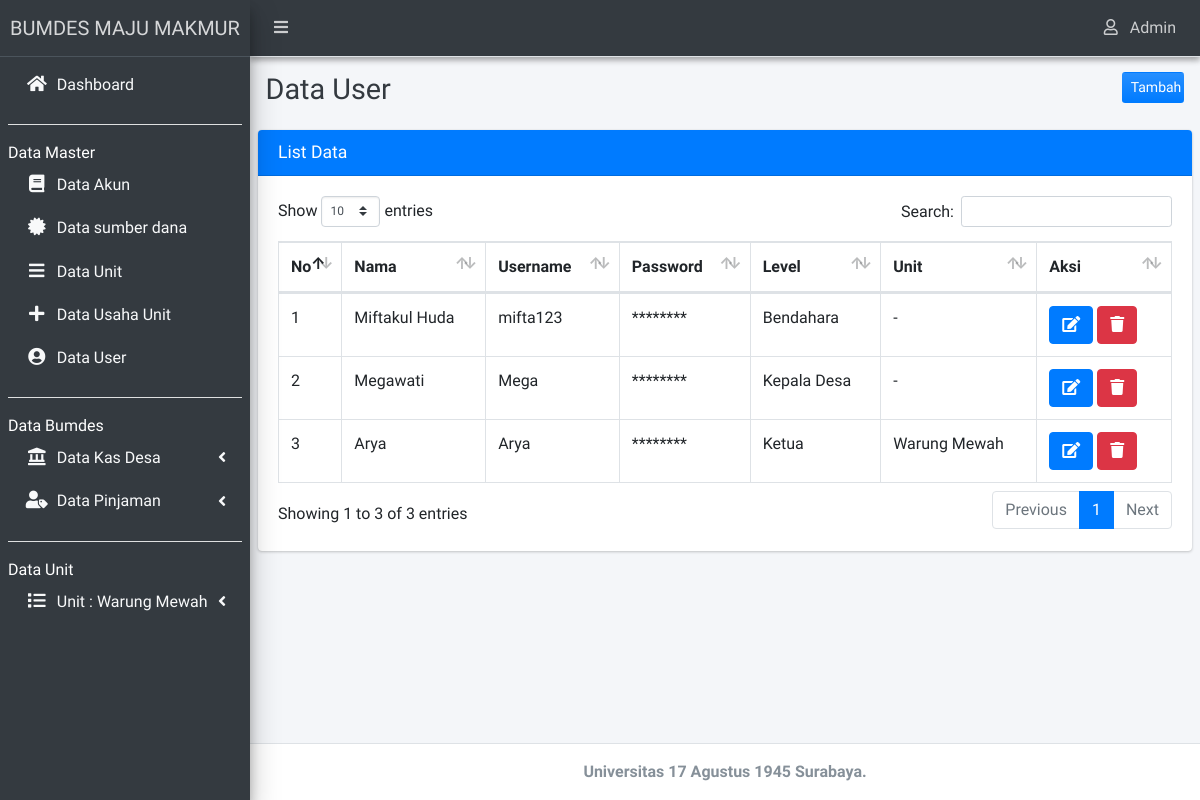
/admin/index.php?hal=user (signed in), run on an earlier commit of the app's database.
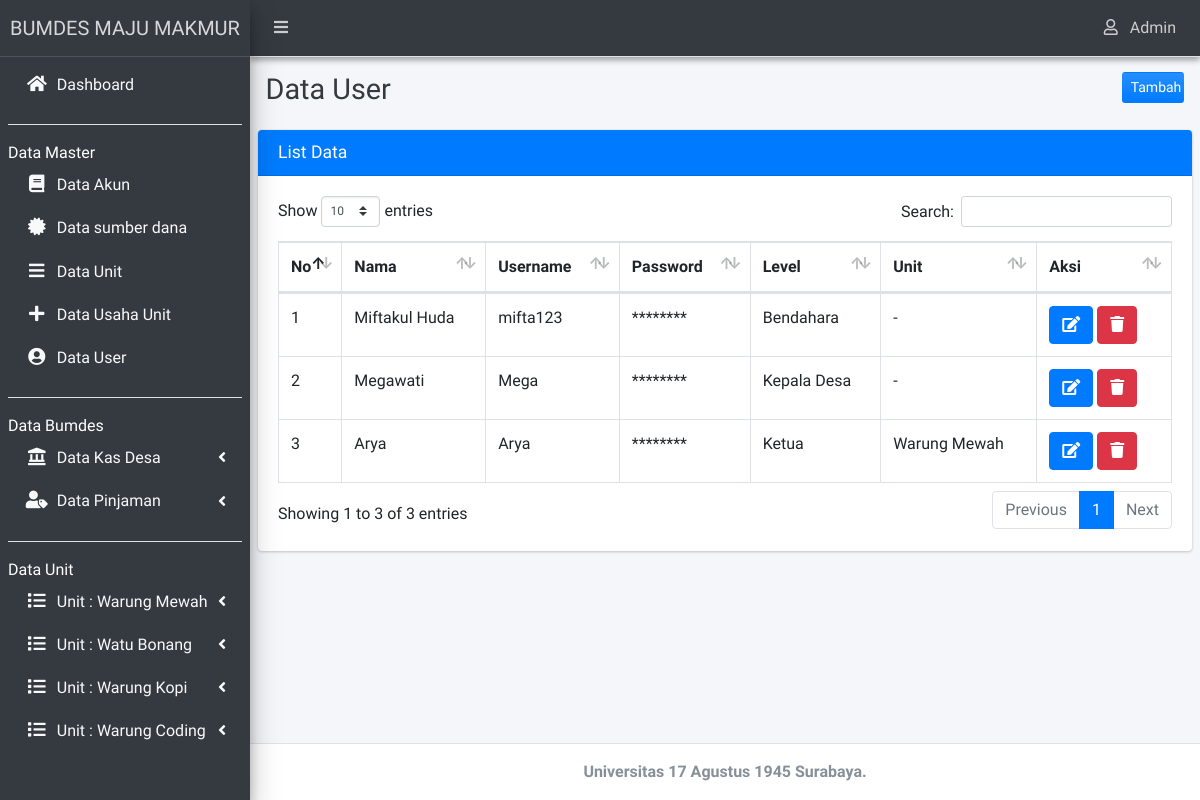
And on a later commit of the database.
### tables this page shows
CREATE TABLE `tb_unit` (
  `id_unit` int(11) NOT NULL,
  `nama_unit` varchar(30) DEFAULT NULL
);

CREATE TABLE `tb_user` (
  `id_user` int(11) NOT NULL,
  `nama` varchar(100) NOT NULL,
  `username` varchar(100) NOT NULL,
  `password` varchar(100) NOT NULL,
  `id_unit` varchar(20) NOT NULL,
  `level_user` varchar(50) NOT NULL
);

### admin/user.php (the view, shortened to what the changed rows need)
<?php
  require_once '../setting/koneksi.php';
?>
<div class="content-header">
  <div class="container-fluid">
    <div class="row mb-2">
      <div class="col-sm-6">
        <h1 class="m-0 text-dark">Data User</h1>
      </div>
    </div>
  </div>
</div>
<section class="content">
  <div class="row">
    <div class="col-12">
      <div class="card card-primary">
        <div class="card-body">
          <table id="example2" class="table table-bordered table-hover">
            <thead>
              <tr>
                <th>No</th>
                <th>Nama</th>
                <th>Username</th>
                <th>Password</th>
                <th>Level</th>
                <th>Unit</th>
                <th>Aksi</th>
              </tr>
            </thead>
            <tbody>
              <?php
                $query      = "SELECT * FROM tb_user LEFT JOIN tb_unit ON tb_user.id_unit = tb_unit.id_unit WHERE tb_user.level_user NOT IN ('Admin')";
                $result     = $mysqli->query($query);
                $num_result = $result->num_rows;
              if ($num_result > 0) {
                $no = 0;
                while ($data = mysqli_fetch_assoc($result)) {
                  extract($data);
                  ?>
                  <tr>
                      <td width="5%"><?php echo $no += 1; ?></td>
                      <td><?php echo $nama; ?></td>
                      <td><?php echo $username; ?></td>
                      <td><?php echo str_repeat('*', strlen(substr($password, 0,8))); ?></td>
                      <td><?php echo $level_user; ?></td>
                      <td><?php echo $nama_unit != NULL ? $nama_unit : '-';?></td>
                      <td width="15%">
                        <a href="?hal=user_edit&id=<?php echo $id_user; ?>"
                        class="btn btn-icon btn-primary" title="Edit Data"><i class="fa fa-edit"></i>
                        </a>
                        <a class="btn btn-danger" title="Hapus Data" href="operasi_crud/user/delete.php?hapus=<?php echo $id_user; ?>"
                          onclick="return confirm('Apakah anda yakin akan menghapus data ini?')"> <i class="fa fa-trash"></i>
                        </a>
                      </td>
                    </tr>
                  <?php }}?>
                </table>
              </div>
            </div>
          </div>
        </div>
      </section>

### admin/_menu.php (shortened to what the changed rows need)
<?php
$query="SELECT * from tb_unit";
$result=$mysqli->query($query);
$num_result=$result->num_rows;
if ($num_result > 0 ) {
	while ($data=mysqli_fetch_assoc($result)) {
		extract($data);  ?>
		<li class="nav-item has-treeview">
			<a href="#" class="nav-link text-light">
				<i class="nav-icon fas fa-list"></i>
				<p>
					Unit : <?=$nama_unit;?>
					<i class="fas fa-angle-left right"></i>
				</p>
			</a>
		</li>
		<?php } } ?>

What changed in the data, as far as the page shows it:
added tb_unit: nama_unit "Watu Bonang"
added tb_unit: nama_unit "Warung Kopi"
added tb_unit: nama_unit "Warung Coding"
